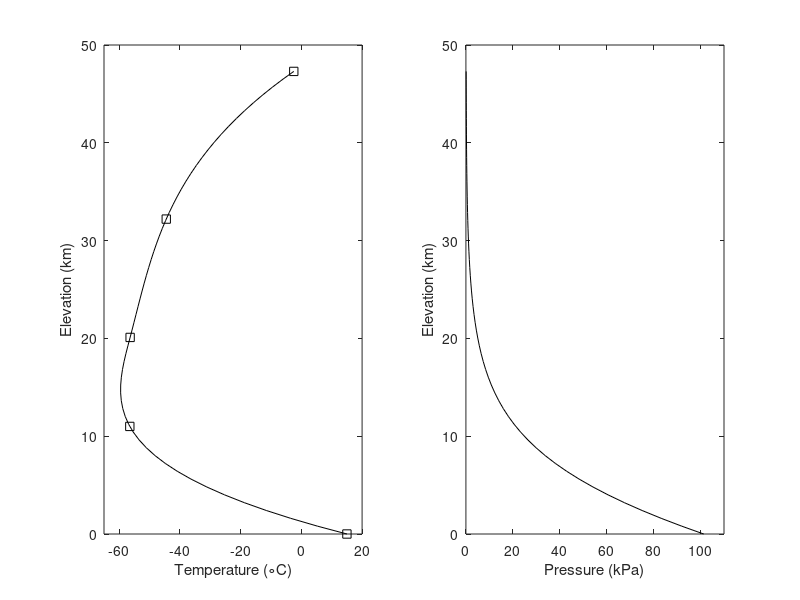

MATLAB code for this plot:
% Temperature and Pressure Variation as a Function of Altitude

% Gravitational Constant
g = 9.81;
% Atmospheric Pressure
P0 = 101330;
% Individual Gas Constant
R = 287.13;
% Number of Points
np = 60;
% Temperature
TC = [15, -56.5, -56.4, -44.5, -2.5];
% Elevation
z = [0, 11000, 20100, 32200, 47300];
% Generate linearly spaced vectors
zz = linspace(z(1), z(end), np);
% Spline used to smooth noisy data and perform interpolation.
t = spline(z, TC+273.15, zz);
% Subplot divides the current figure into rectangular panes that are numbered row-wise.
subplot(1, 2, 1)
% Plot function in Matlab is used to create a graphical representation of some data.
plot(t-273.15, zz/1000, 'k-', TC, z/1000, 'ks')
% Axis equal sets the aspect ratio so that the data units are the same in every direction.
axis([-65, 20, 0, 50])
% Temperature Label
xlabel('Temperature (\circC)')
% Elevation Label
ylabel('Elevation (km)')
% Subplot 2
subplot(1, 2, 2)
% Create an array of all zeros
P = zeros(np,1);
gR = g/R;
gg = @(h, z, TC) (1./spline(z, TC+273.15, h));
for k = 1:np;
    Intg = quadl(gg, 0.1, zz(k), [], [], z, TC);
    P(k) = P0*exp(-gR*Intg);
end
% Plot 2
plot(P/1000, zz/1000, 'k-')
axis([0, 110, 0, 50])
% Elevation Label 2
ylabel('Elevation (km)')
% Pressure Label
xlabel('Pressure (kPa)')